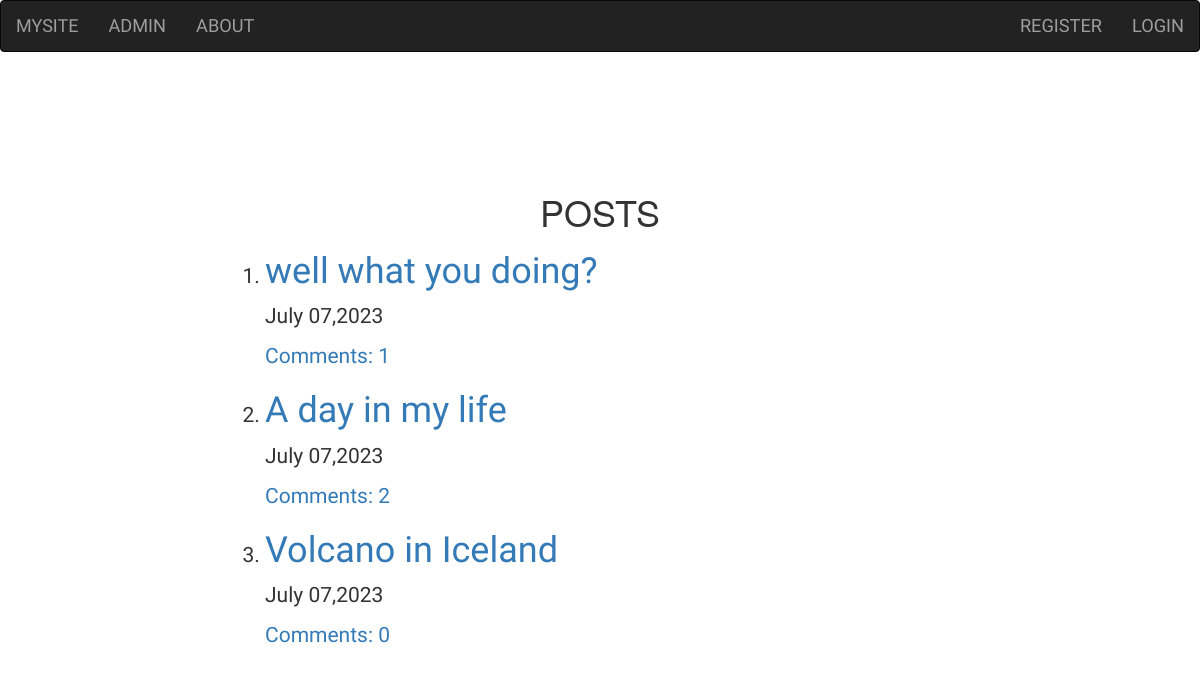
Before: / with the older database file.
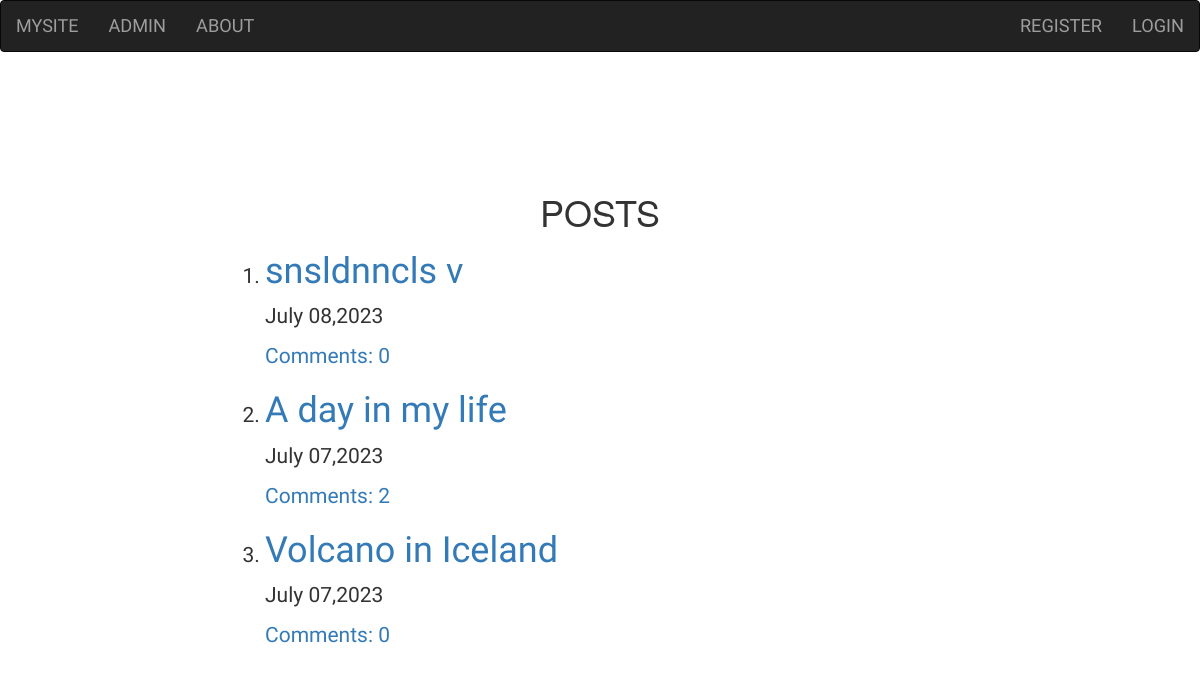
After: the same page with the newer database file.
### blog/models.py (models this page shows, shortened)
class Post(models.Model):
    author = models.ForeignKey('auth.User',on_delete=models.CASCADE)
    title = models.CharField(max_length=256)
    text = models.TextField()
    create_date = models.DateTimeField(default=timezone.now)
    publish_date = models.DateTimeField(blank=True,null=True)
    def approve_comments(self):
        return self.comments.filter(approved_comment = True)

### blog/views.py (the view)
# urls.py: path('',views.PostListView.as_view(),name='post_list'),
class PostListView(ListView):
    model = Post
    context_object_name = 'posts'
    def get_queryset(self):
        return Post.objects.filter(publish_date__lte=timezone.now()).order_by('-publish_date')

### blog/templates/blog/post_list.html (shortened to what this page needs)
{% extends 'blog/base.html' %}
{% block body_block %}
    <h1 class="center_heading">POSTS</h1>
    <ol>
        {% for post in posts %}
            <div class="centerpost ">
                <li>
                    <h1 class="loader">
                        <a href="{% url 'blog:post_detail' pk=post.pk %}">{{post.title}}</a>
                    </h1>
                    <p>{{post.create_date|date:"N d,Y"}}</p>
                    <a href="{% url 'blog:post_detail' pk=post.pk %}">Comments: {{post.approve_comments.count}}</a>
                </li>
            </div>
        {% endfor %}
    </ol>
{% endblock body_block %}

Changed rows visible on the page:
removed Post: title "well what you doing?", create_date "July 07,2023", approve_comments.count "1"
added Post: title "snsldnncls v", create_date "July 08,2023", approve_comments.count "0"
